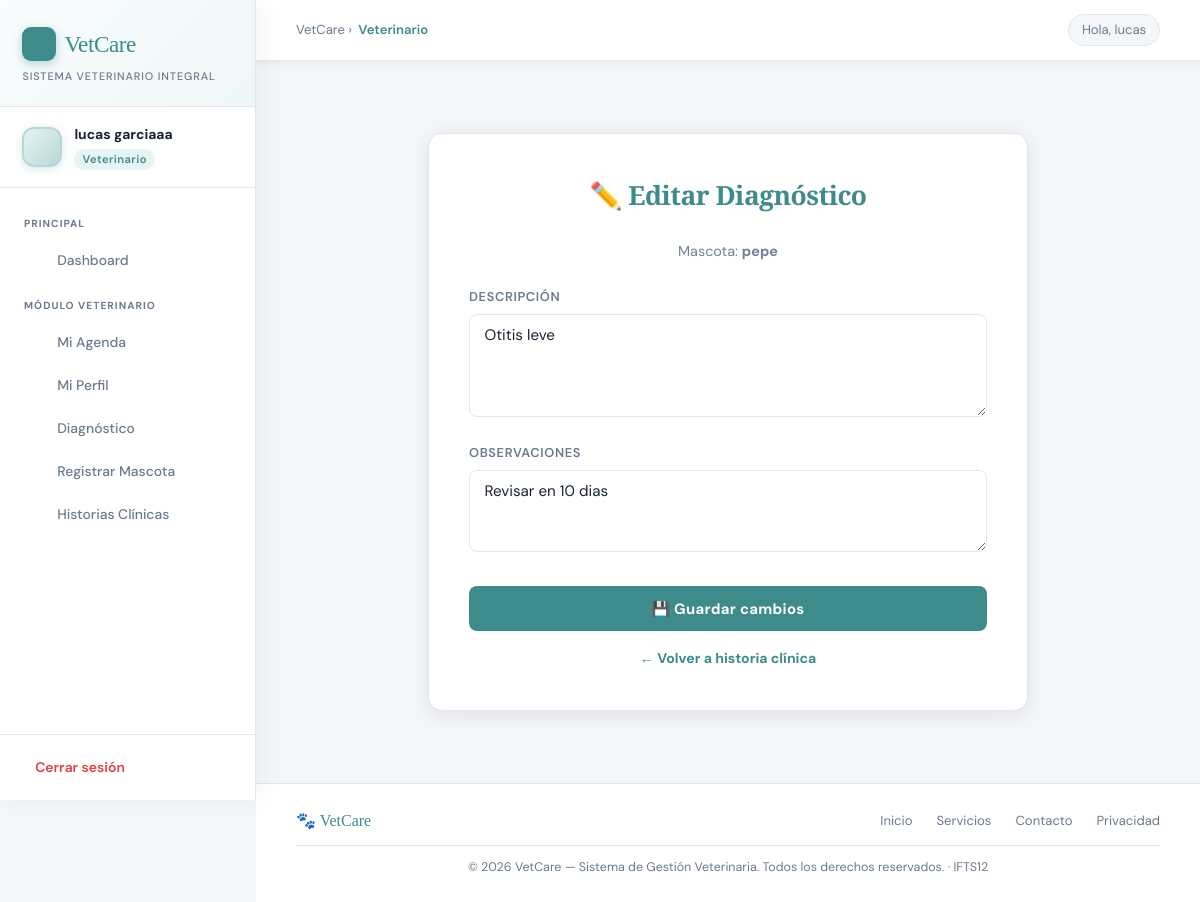
Page /veterinario/diagnostico/editar/1 (signed in) on the committed database.
### app/models/usuario.py (models this page shows, shortened)
class Usuario(db.Model, UserMixin):
    id = db.Column(db.Integer, primary_key=True)
    nombre = db.Column(db.String(100), nullable=False)
    apellido = db.Column(db.String(100), nullable=False)
    dni = db.Column(db.String(20), unique=True, nullable=False)
    telefono = db.Column(db.String(20), nullable=False)
    correo = db.Column(db.String(150), unique=True, nullable=False)
    password_hash = db.Column(db.String(200), nullable=False)
    rol = db.Column(db.String(20), nullable=False)
    activo = db.Column(db.Boolean, default=True)

### app/models/mascota.py (models this page shows)
class Mascota (db.Model):
    id = db.Column(db.Integer, primary_key=True)
    nombre = db.Column(db.String(100), nullable = False)
    especie = db.Column(db.String(50), nullable = False)
    raza = db.Column(db.String(50), nullable = False)
    edad = db.Column(db.Integer, nullable = False)
    peso = db.Column(db.Float, nullable = False)
    dueno_id = db.Column(db.Integer, db.ForeignKey('usuario.id'), nullable = True)

### app/models/historia_clinica.py (models this page shows)
class Diagnostico(db.Model):
    __tablename__ = 'diagnostico'
    id = db.Column(db.Integer, primary_key=True)
    mascota_id = db.Column(db.Integer, db.ForeignKey('mascota.id'), nullable=False)
    veterinario_id = db.Column(db.Integer, db.ForeignKey('usuario.id'), nullable=False)
    fecha = db.Column(db.DateTime, default=datetime.utcnow, nullable=False)
    descripcion = db.Column(db.Text, nullable=False)
    observaciones = db.Column(db.Text, nullable=True)
    mascota = db.relationship('Mascota', backref='diagnosticos')
    veterinario = db.relationship('Usuario', foreign_keys=[veterinario_id])
    tratamientos = db.relationship('Tratamiento', backref='diagnostico', lazy=True)
    medicamentos = db.relationship('Medicamento', backref='diagnostico', lazy=True)

### app/routes/veterinario.py (the view)
@veterinario.route('/veterinario/diagnostico/editar/<int:id>', methods=['GET', 'POST'])
@login_required
@solo_veterinario
def editar_diagnostico(id):
    diagnostico = Diagnostico.query.get_or_404(id)
    if request.method == 'POST':
        diagnostico.descripcion = request.form['descripcion']
        diagnostico.observaciones = request.form.get('observaciones', '')
        db.session.commit()
        flash('Diagnóstico actualizado.', 'success')
        return redirect(url_for('veterinario.historia_clinica', mascota_id=diagnostico.mascota_id))
    return render_template('veterinario/editar_diagnostico.html', diagnostico=diagnostico)

### app/models/usuario.py (called while the page is built)
@login_manager.user_loader
def load_user(user_id):
    return Usuario.query.get(int(user_id))

### app/routes/veterinario.py (called while the page is built)
def solo_veterinario(f):
    @wraps(f)
    def decorated(*args, **kwargs):
        if current_user.rol != 'veterinario':
            flash('Acceso no autorizado.', 'error')
            return redirect(url_for('auth.dashboard'))
        return f(*args, **kwargs)
    return decorated

### app/templates/veterinario/editar_diagnostico.html
{% extends 'base.html' %}
{% block content %}
<div class="container" style="max-width: 600px;">
    <h2>✏️ Editar Diagnóstico</h2>
    <p style="color: #718096; text-align:center; margin-bottom:1.5rem; font-size:0.9rem;">
        Mascota: <strong>{{ diagnostico.mascota.nombre }}</strong>
    </p>
    <form method="POST">
        <div class="form-group">
            <label>Descripción</label>
            <textarea name="descripcion" rows="4" required
                style="width:100%; padding:0.65rem 0.9rem; border:1.5px solid #e2e8f0; border-radius:8px; font-family:'DM Sans',sans-serif; font-size:0.95rem; resize:vertical;">{{ diagnostico.descripcion }}</textarea>
        </div>
        <div class="form-group">
            <label>Observaciones</label>
            <textarea name="observaciones" rows="3"
                style="width:100%; padding:0.65rem 0.9rem; border:1.5px solid #e2e8f0; border-radius:8px; font-family:'DM Sans',sans-serif; font-size:0.95rem; resize:vertical;">{{ diagnostico.observaciones or '' }}</textarea>
        </div>
        <button type="submit">💾 Guardar cambios</button>
    </form>
    <div class="link-text">
        <a href="{{ url_for('veterinario.historia_clinica', mascota_id=diagnostico.mascota_id) }}">← Volver a historia clínica</a>
    </div>
</div>
{% endblock %}

### app/templates/base.html (shortened to what this page needs)
<!DOCTYPE html>
<html lang="es">
<head>
    <link rel="stylesheet" href="https://cdn.jsdelivr.net/npm/@tabler/icons-webfont@latest/tabler-icons.min.css">
</head>
<body>
{% if current_user.is_authenticated %}
<aside class="sidebar">
    <div class="sidebar-logo">
        <div class="brand">
            <div class="brand-icon"></div>
            VetCare
        </div>
        <div class="tagline">Sistema Veterinario Integral</div>
    </div>
    <div class="sidebar-user">
        <div class="user-avatar">
        </div>
        <div class="user-info">
            <div class="user-name">{{ current_user.nombre }} {{ current_user.apellido }}</div>
            <div class="user-role">{{ current_user.rol }}</div>
        </div>
    </div>
    <nav class="sidebar-nav">
        <div class="nav-section-label">Principal</div>
        <a href="{{ url_for('auth.dashboard') }}" class="nav-link">
            <span class="icon"></span> Dashboard
        </a>
        {% if current_user.rol == 'veterinario' %}
            <div class="nav-section-label">Módulo Veterinario</div>
            <a href="{{ url_for('veterinario.agenda') }}" class="nav-link">
                <span class="icon"></span> Mi Agenda
            </a>
            <a href="{{ url_for('veterinario.perfil') }}" class="nav-link">
                <span class="icon"></span> Mi Perfil
            </a>
            <a href="{{ url_for('veterinario.nuevo_diagnostico') }}" class="nav-link">
                <span class="icon"></span> Diagnóstico
            </a>
            <a href="{{ url_for('veterinario.registrar_mascota') }}" class="nav-link">
                <span class="icon"></span> Registrar Mascota
            </a>
            <a href="{{ url_for('mascotas.listar') }}" class="nav-link">
                <span class="icon"></span> Historias Clínicas
            </a>
        {% endif %}
    </nav>
    <div class="sidebar-footer">
        <a href="{{ url_for('auth.logout') }}" class="logout-btn">
            <span class="icon"></span> Cerrar sesión
        </a>
    </div>
</aside>
<div class="main-wrapper">
    <div class="inner-topbar">
        <div class="breadcrumb">
            VetCare &rsaquo; <span>{{ current_user.rol | capitalize }}</span>
        </div>
        <div class="top-right">
            <div class="greeting-chip">Hola, {{ current_user.nombre }}</div>
        </div>
    </div>
    <div class="main-content">
        {% block content %}{% endblock %}
    </div>
    <footer class="site-footer">
        <div class="footer-inner">
            <div class="footer-brand">🐾 VetCare</div>
            <div class="footer-links">
                <a href="#">Inicio</a>
                <a href="#">Servicios</a>
                <a href="#">Contacto</a>
                <a href="#">Privacidad</a>
            </div>
        </div>
        <div class="footer-copy">
            © 2026 VetCare — Sistema de Gestión Veterinaria. Todos los derechos reservados. · IFTS12
        </div>
    </footer>
</div>
{% endif %}
</body>
</html>

### rows in the picture
Usuario: nombre "lucas", apellido "garciaaa", rol "Veterinario"
Mascota: mascota.nombre "pepe"
Diagnostico: descripcion "Otitis leve", observaciones "Revisar en 10 dias"
